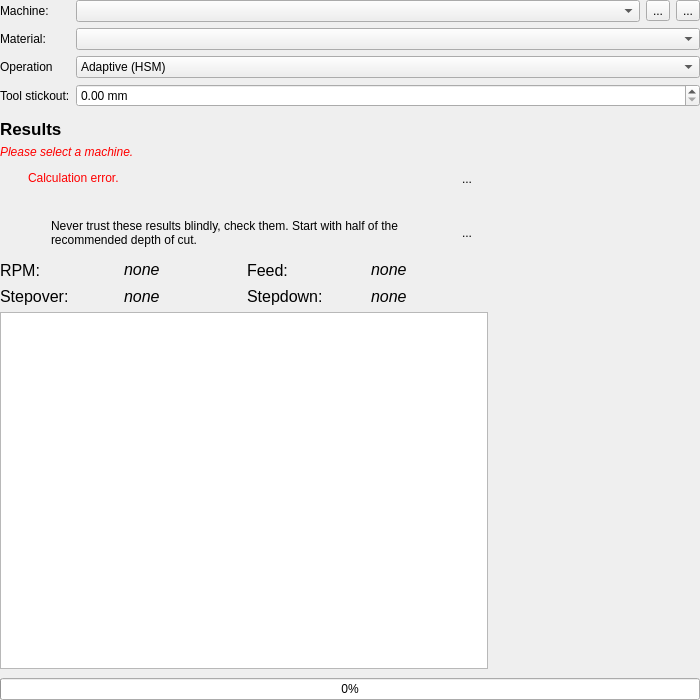
<?xml version="1.0" encoding="UTF-8"?>
<ui version="4.0">
 <class>Form</class>
 <widget class="QWidget" name="Form">
  <property name="geometry">
   <rect>
    <x>0</x>
    <y>0</y>
    <width>700</width>
    <height>700</height>
   </rect>
  </property>
  <property name="windowTitle">
   <string>Feeds &amp; Speeds</string>
  </property>
  <layout class="QVBoxLayout" name="verticalLayout" stretch="0,0,0,0,1,0">
   <property name="leftMargin">
    <number>0</number>
   </property>
   <property name="topMargin">
    <number>0</number>
   </property>
   <property name="rightMargin">
    <number>0</number>
   </property>
   <property name="bottomMargin">
    <number>0</number>
   </property>
   <item>
    <layout class="QGridLayout" name="gridLayout_4" columnstretch="0,1">
     <item row="3" column="0">
      <widget class="QLabel" name="label_11">
       <property name="text">
        <string>Operation</string>
       </property>
      </widget>
     </item>
     <item row="1" column="0">
      <widget class="QLabel" name="label_12">
       <property name="text">
        <string>Machine:</string>
       </property>
      </widget>
     </item>
     <item row="4" column="1">
      <widget class="QDoubleSpinBox" name="doubleSpinBoxStickout">
       <property name="suffix">
        <string> mm</string>
       </property>
      </widget>
     </item>
     <item row="2" column="0">
      <widget class="QLabel" name="label_5">
       <property name="text">
        <string>Material:</string>
       </property>
      </widget>
     </item>
     <item row="1" column="1">
      <layout class="QHBoxLayout" name="horizontalLayout">
       <item>
        <widget class="QComboBox" name="comboBoxMachine"/>
       </item>
       <item>
        <widget class="QToolButton" name="toolButtonAddMachine">
         <property name="text">
          <string>...</string>
         </property>
         <property name="icon">
          <iconset>
           <normaloff>../resources/icons/plus.svg</normaloff>../resources/icons/plus.svg</iconset>
         </property>
        </widget>
       </item>
       <item>
        <widget class="QToolButton" name="toolButtonEditMachine">
         <property name="text">
          <string>...</string>
         </property>
         <property name="icon">
          <iconset>
           <normaloff>../resources/icons/edit.svg</normaloff>../resources/icons/edit.svg</iconset>
         </property>
        </widget>
       </item>
      </layout>
     </item>
     <item row="4" column="0">
      <widget class="QLabel" name="label_6">
       <property name="text">
        <string>Tool stickout:</string>
       </property>
      </widget>
     </item>
     <item row="3" column="1">
      <widget class="QComboBox" name="comboBoxOperation">
       <item>
        <property name="text">
         <string>Adaptive (HSM)</string>
        </property>
       </item>
       <item>
        <property name="text">
         <string>Profiling</string>
        </property>
       </item>
       <item>
        <property name="text">
         <string>Slotting</string>
        </property>
       </item>
       <item>
        <property name="text">
         <string>Drilling</string>
        </property>
       </item>
      </widget>
     </item>
     <item row="2" column="1">
      <widget class="QComboBox" name="comboBoxMaterial"/>
     </item>
    </layout>
   </item>
   <item>
    <widget class="QWidget" name="widget_2" native="true"/>
   </item>
   <item>
    <widget class="QLabel" name="label_10">
     <property name="font">
      <font>
       <pointsize>13</pointsize>
      </font>
     </property>
     <property name="text">
      <string>&lt;h4&gt;Results&lt;/h4&gt;</string>
     </property>
    </widget>
   </item>
   <item>
    <widget class="QLabel" name="hintLabel">
     <property name="font">
      <font>
       <italic>true</italic>
      </font>
     </property>
     <property name="styleSheet">
      <string notr="true">color: red;</string>
     </property>
     <property name="text">
      <string>Please select a machine.</string>
     </property>
     <property name="alignment">
      <set>Qt::AlignLeading|Qt::AlignLeft|Qt::AlignVCenter</set>
     </property>
     <property name="textInteractionFlags">
      <set>Qt::LinksAccessibleByMouse|Qt::TextSelectableByMouse</set>
     </property>
    </widget>
   </item>
   <item>
    <layout class="QHBoxLayout" name="horizontalLayout_2" stretch="0,0">
     <property name="spacing">
      <number>12</number>
     </property>
     <item>
      <layout class="QVBoxLayout" name="verticalLayout_3">
       <item>
        <widget class="QWidget" name="errorBox" native="true">
         <layout class="QHBoxLayout" name="layoutError" stretch="0,1,0">
          <property name="spacing">
           <number>12</number>
          </property>
          <property name="leftMargin">
           <number>9</number>
          </property>
          <property name="topMargin">
           <number>3</number>
          </property>
          <property name="rightMargin">
           <number>9</number>
          </property>
          <property name="bottomMargin">
           <number>6</number>
          </property>
          <item>
           <widget class="QLabel" name="label">
            <property name="sizePolicy">
             <sizepolicy hsizetype="Minimum" vsizetype="Minimum">
              <horstretch>0</horstretch>
              <verstretch>0</verstretch>
             </sizepolicy>
            </property>
            <property name="minimumSize">
             <size>
              <width>0</width>
              <height>0</height>
             </size>
            </property>
            <property name="maximumSize">
             <size>
              <width>30</width>
              <height>30</height>
             </size>
            </property>
            <property name="sizeIncrement">
             <size>
              <width>40</width>
              <height>40</height>
             </size>
            </property>
            <property name="baseSize">
             <size>
              <width>40</width>
              <height>40</height>
             </size>
            </property>
            <property name="text">
             <string/>
            </property>
            <property name="pixmap">
             <pixmap>../resources/icons/error.svg</pixmap>
            </property>
            <property name="scaledContents">
             <bool>true</bool>
            </property>
           </widget>
          </item>
          <item>
           <widget class="QLabel" name="labelError">
            <property name="styleSheet">
             <string notr="true">color: red;</string>
            </property>
            <property name="text">
             <string>Calculation error.</string>
            </property>
            <property name="wordWrap">
             <bool>true</bool>
            </property>
            <property name="textInteractionFlags">
             <set>Qt::LinksAccessibleByMouse|Qt::TextSelectableByMouse</set>
            </property>
           </widget>
          </item>
          <item>
           <widget class="QToolButton" name="toolButtonError">
            <property name="text">
             <string>...</string>
            </property>
            <property name="icon">
             <iconset>
              <normaloff>../resources/icons/close.svg</normaloff>../resources/icons/close.svg</iconset>
            </property>
            <property name="autoRaise">
             <bool>true</bool>
            </property>
           </widget>
          </item>
         </layout>
        </widget>
       </item>
       <item>
        <widget class="QWidget" name="resultWidget" native="true">
         <layout class="QVBoxLayout" name="verticalLayout_2" stretch="0,0,0">
          <property name="leftMargin">
           <number>0</number>
          </property>
          <property name="rightMargin">
           <number>0</number>
          </property>
          <property name="bottomMargin">
           <number>3</number>
          </property>
          <item>
           <widget class="QWidget" name="warningBox" native="true">
            <layout class="QHBoxLayout" name="horizontalLayoutWarning">
             <property name="spacing">
              <number>12</number>
             </property>
             <property name="topMargin">
              <number>3</number>
             </property>
             <property name="bottomMargin">
              <number>6</number>
             </property>
             <item>
              <widget class="QLabel" name="label_7">
               <property name="sizePolicy">
                <sizepolicy hsizetype="Minimum" vsizetype="Minimum">
                 <horstretch>0</horstretch>
                 <verstretch>0</verstretch>
                </sizepolicy>
               </property>
               <property name="maximumSize">
                <size>
                 <width>30</width>
                 <height>30</height>
                </size>
               </property>
               <property name="sizeIncrement">
                <size>
                 <width>40</width>
                 <height>40</height>
                </size>
               </property>
               <property name="baseSize">
                <size>
                 <width>40</width>
                 <height>40</height>
                </size>
               </property>
               <property name="text">
                <string/>
               </property>
               <property name="pixmap">
                <pixmap>../resources/icons/warning.svg</pixmap>
               </property>
               <property name="scaledContents">
                <bool>true</bool>
               </property>
              </widget>
             </item>
             <item>
              <widget class="QLabel" name="label_13">
               <property name="text">
                <string>Never trust these results blindly, check them. Start with half of the recommended depth of cut.</string>
               </property>
               <property name="wordWrap">
                <bool>true</bool>
               </property>
               <property name="textInteractionFlags">
                <set>Qt::LinksAccessibleByMouse|Qt::TextSelectableByMouse</set>
               </property>
              </widget>
             </item>
             <item>
              <widget class="QToolButton" name="toolButtonWarning">
               <property name="text">
                <string>...</string>
               </property>
               <property name="icon">
                <iconset>
                 <normaloff>../resources/icons/close.svg</normaloff>../resources/icons/close.svg</iconset>
               </property>
               <property name="toolButtonStyle">
                <enum>Qt::ToolButtonIconOnly</enum>
               </property>
               <property name="autoRaise">
                <bool>true</bool>
               </property>
              </widget>
             </item>
            </layout>
           </widget>
          </item>
          <item>
           <layout class="QGridLayout" name="gridLayout_3">
            <item row="1" column="0">
             <widget class="QLabel" name="label_15">
              <property name="font">
               <font>
                <pointsize>12</pointsize>
                <weight>50</weight>
                <bold>false</bold>
               </font>
              </property>
              <property name="text">
               <string>Stepover:</string>
              </property>
             </widget>
            </item>
            <item row="0" column="1">
             <widget class="QLabel" name="rpmResultLabel">
              <property name="minimumSize">
               <size>
                <width>0</width>
                <height>22</height>
               </size>
              </property>
              <property name="font">
               <font>
                <pointsize>12</pointsize>
               </font>
              </property>
              <property name="focusPolicy">
               <enum>Qt::NoFocus</enum>
              </property>
              <property name="text">
               <string>&lt;i&gt;none&lt;/i&gt;</string>
              </property>
              <property name="textInteractionFlags">
               <set>Qt::LinksAccessibleByMouse|Qt::TextSelectableByMouse</set>
              </property>
             </widget>
            </item>
            <item row="1" column="1">
             <widget class="QLabel" name="stepoverResultLabel">
              <property name="font">
               <font>
                <pointsize>12</pointsize>
                <italic>true</italic>
               </font>
              </property>
              <property name="text">
               <string>none</string>
              </property>
              <property name="textInteractionFlags">
               <set>Qt::LinksAccessibleByMouse|Qt::TextSelectableByMouse</set>
              </property>
             </widget>
            </item>
            <item row="1" column="3">
             <widget class="QLabel" name="stepdownResultLabel">
              <property name="font">
               <font>
                <pointsize>12</pointsize>
                <italic>true</italic>
               </font>
              </property>
              <property name="text">
               <string>none</string>
              </property>
              <property name="textInteractionFlags">
               <set>Qt::LinksAccessibleByMouse|Qt::TextSelectableByMouse</set>
              </property>
             </widget>
            </item>
            <item row="0" column="3">
             <widget class="QLabel" name="feedResultLabel">
              <property name="minimumSize">
               <size>
                <width>0</width>
                <height>22</height>
               </size>
              </property>
              <property name="font">
               <font>
                <pointsize>12</pointsize>
               </font>
              </property>
              <property name="focusPolicy">
               <enum>Qt::NoFocus</enum>
              </property>
              <property name="text">
               <string>&lt;i&gt;none&lt;/i&gt;</string>
              </property>
              <property name="textInteractionFlags">
               <set>Qt::LinksAccessibleByMouse|Qt::TextSelectableByMouse</set>
              </property>
             </widget>
            </item>
            <item row="0" column="2">
             <widget class="QLabel" name="label_9">
              <property name="font">
               <font>
                <pointsize>12</pointsize>
                <weight>50</weight>
                <bold>false</bold>
               </font>
              </property>
              <property name="text">
               <string>Feed:</string>
              </property>
             </widget>
            </item>
            <item row="0" column="0">
             <widget class="QLabel" name="label_8">
              <property name="font">
               <font>
                <pointsize>12</pointsize>
                <weight>50</weight>
                <bold>false</bold>
               </font>
              </property>
              <property name="text">
               <string>RPM:</string>
              </property>
             </widget>
            </item>
            <item row="1" column="2">
             <widget class="QLabel" name="label_17">
              <property name="font">
               <font>
                <pointsize>12</pointsize>
                <weight>50</weight>
                <bold>false</bold>
               </font>
              </property>
              <property name="text">
               <string>Stepdown:</string>
              </property>
             </widget>
            </item>
           </layout>
          </item>
          <item>
           <widget class="QTableWidget" name="tableWidget">
            <property name="horizontalScrollBarPolicy">
             <enum>Qt::ScrollBarAlwaysOff</enum>
            </property>
            <property name="showGrid">
             <bool>false</bool>
            </property>
            <property name="columnCount">
             <number>2</number>
            </property>
            <attribute name="horizontalHeaderVisible">
             <bool>false</bool>
            </attribute>
            <attribute name="horizontalHeaderCascadingSectionResizes">
             <bool>true</bool>
            </attribute>
            <attribute name="horizontalHeaderMinimumSectionSize">
             <number>100</number>
            </attribute>
            <attribute name="horizontalHeaderStretchLastSection">
             <bool>true</bool>
            </attribute>
            <attribute name="verticalHeaderVisible">
             <bool>false</bool>
            </attribute>
            <attribute name="verticalHeaderStretchLastSection">
             <bool>false</bool>
            </attribute>
            <column/>
            <column/>
           </widget>
          </item>
         </layout>
        </widget>
       </item>
      </layout>
     </item>
     <item>
      <widget class="QLabel" name="shapePixmap">
       <property name="sizePolicy">
        <sizepolicy hsizetype="Fixed" vsizetype="Fixed">
         <horstretch>0</horstretch>
         <verstretch>0</verstretch>
        </sizepolicy>
       </property>
       <property name="minimumSize">
        <size>
         <width>200</width>
         <height>200</height>
        </size>
       </property>
       <property name="maximumSize">
        <size>
         <width>200</width>
         <height>200</height>
        </size>
       </property>
       <property name="text">
        <string/>
       </property>
       <property name="pixmap">
        <pixmap>../resources/icons/close.svg</pixmap>
       </property>
       <property name="scaledContents">
        <bool>true</bool>
       </property>
      </widget>
     </item>
    </layout>
   </item>
   <item>
    <widget class="QProgressBar" name="progressBar">
     <property name="maximum">
      <number>100</number>
     </property>
     <property name="value">
      <number>0</number>
     </property>
     <property name="invertedAppearance">
      <bool>false</bool>
     </property>
    </widget>
   </item>
  </layout>
 </widget>
 <tabstops>
  <tabstop>comboBoxMachine</tabstop>
  <tabstop>toolButtonAddMachine</tabstop>
  <tabstop>toolButtonEditMachine</tabstop>
  <tabstop>comboBoxMaterial</tabstop>
  <tabstop>comboBoxOperation</tabstop>
  <tabstop>doubleSpinBoxStickout</tabstop>
  <tabstop>toolButtonWarning</tabstop>
  <tabstop>toolButtonError</tabstop>
  <tabstop>rpmResultLabel</tabstop>
  <tabstop>feedResultLabel</tabstop>
 </tabstops>
 <resources/>
 <connections/>
</ui>
